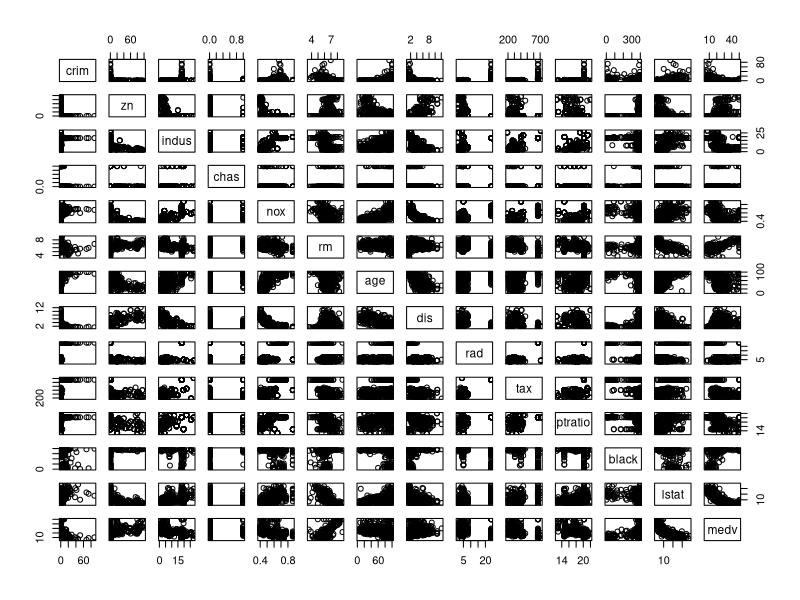
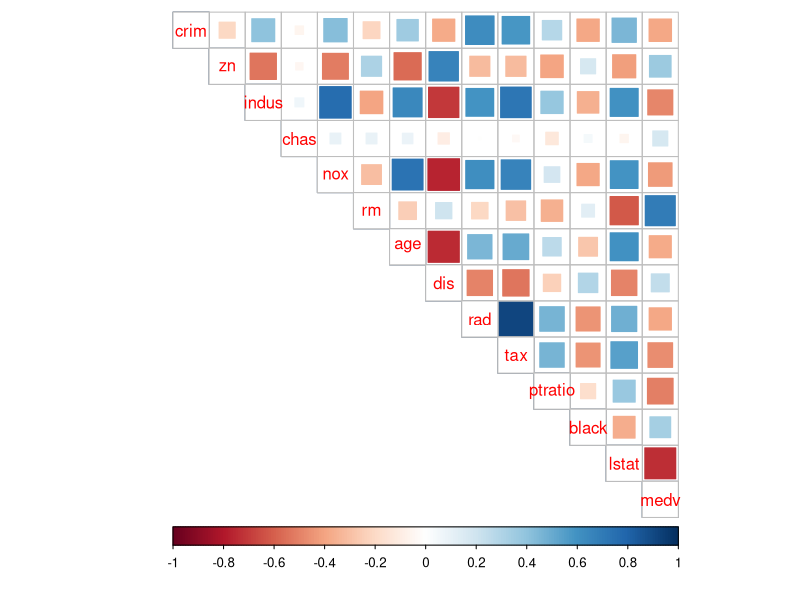
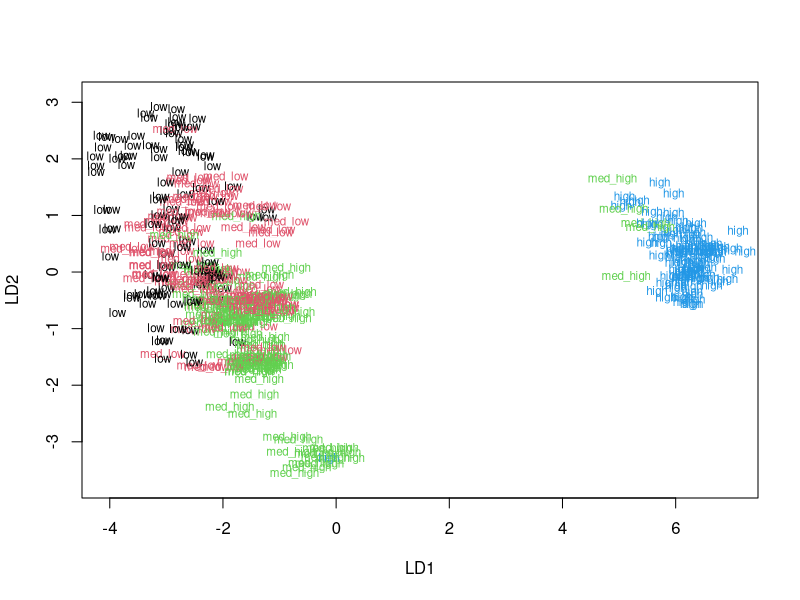
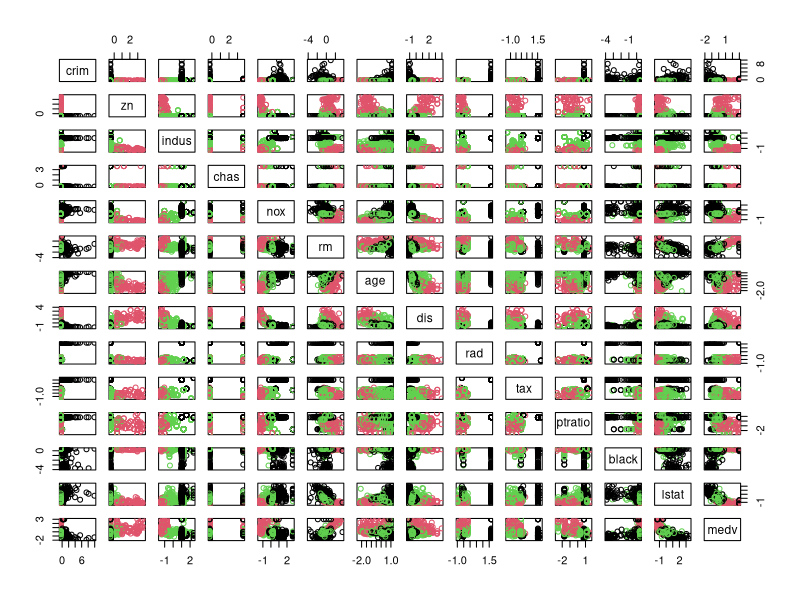
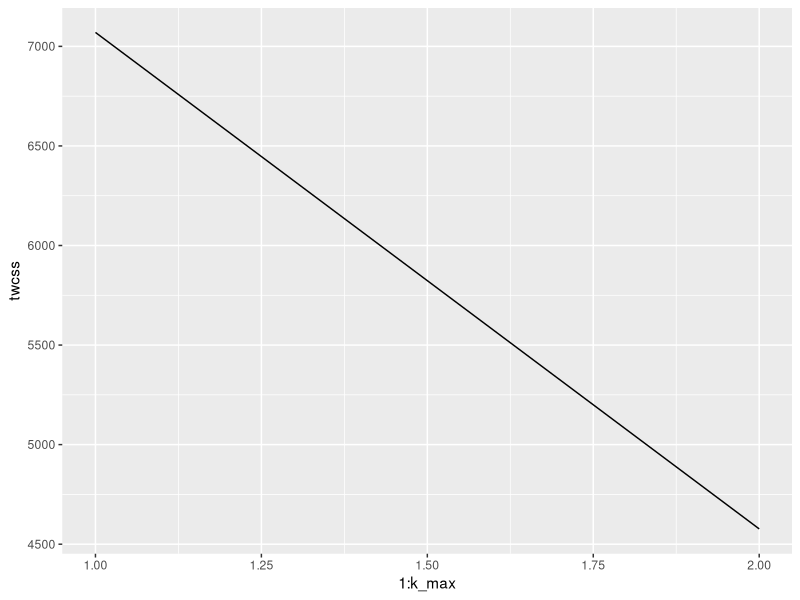
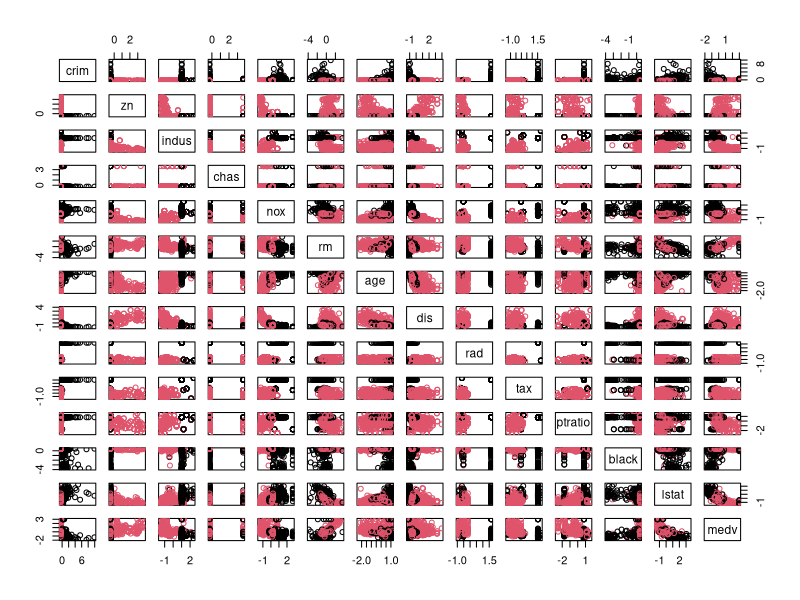

These charts were generated, in order, by the following R code:
## ---- chunk 1
library(MASS); library(tidyr); library(dplyr); library(ggplot2); library(corrplot)
data("Boston")
str(Boston)
dim(Boston)
## ---- chunk 2
pairs(Boston)
cor_matrix<-cor(Boston)
corrplot(cor_matrix, method="square", type="upper", cl.pos="b", tl.pos="d")
## ---- chunk 3
boston_scaled <- scale(Boston)
summary(boston_scaled)
#The values are now between -10 and 10, and all the mean values are 0, as per the scaling function.
boston_scaled<- as.data.frame(boston_scaled)
bins<-quantile(boston_scaled$crim)
bb<-c("low", "med_low", "med_high", "high")
crime <- cut(boston_scaled$crim, breaks = bins, include.lowest = TRUE, label=bb)
#table(crime)
boston_scaled <- dplyr::select(boston_scaled, -crim)
boston_scaled <- data.frame(boston_scaled, crime)
n<-nrow(boston_scaled)
ind<-sample(n, size=n*0.8)
train<-boston_scaled[ind,]
test<-boston_scaled[-ind,]
correct_classes <- test$crime
test <- dplyr::select(test, -crime)
lda.fit <- lda(crime~., data = train)
#lda.fit
classes <- as.numeric(train$crime)
lda.arrows <- function(x, myscale = 1, arrow_heads = 0.1, color = "red", tex = 0.75, choices = c(1,2)){
  heads <- coef(x)
  arrows(x0 = 0, y0 = 0, 
         x1 = myscale * heads[,choices[1]], 
         y1 = myscale * heads[,choices[2]], col=color, length = arrow_heads)
  text(myscale * heads[,choices], labels = row.names(heads), 
       cex = tex, col=color, pos=3)
}
plot(lda.fit, dimen = 2, col=classes, pch=classes)
#For some reason the data is reversed on the x-axis compared to the datacamp plot, I went through the whole code and couldn't find why
#lda.arrows(lda.fit, myscale = 10) // commented to reduce knitting time
lda.pred <- predict(lda.fit, newdata = test)
table(correct = correct_classes, predicted = lda.pred$class)
## ---- chunk 4
data("Boston")
bos<-scale(Boston)
#Euclidean and Manhattan distance
dist_eu<-dist(bos)
dist_man<-dist(bos, method="manhattan")
km<-kmeans(bos, centers=3)
pairs(bos, col=km$cluster)
set.seed(123)
k_max<-2
twcss<-sapply(1:k_max, function(k){kmeans(bos, k)$tot.withinss})
qplot(x = 1:k_max, y = twcss, geom = 'line')
km <-kmeans(bos, centers = 2)
pairs(bos, col = km$cluster)
